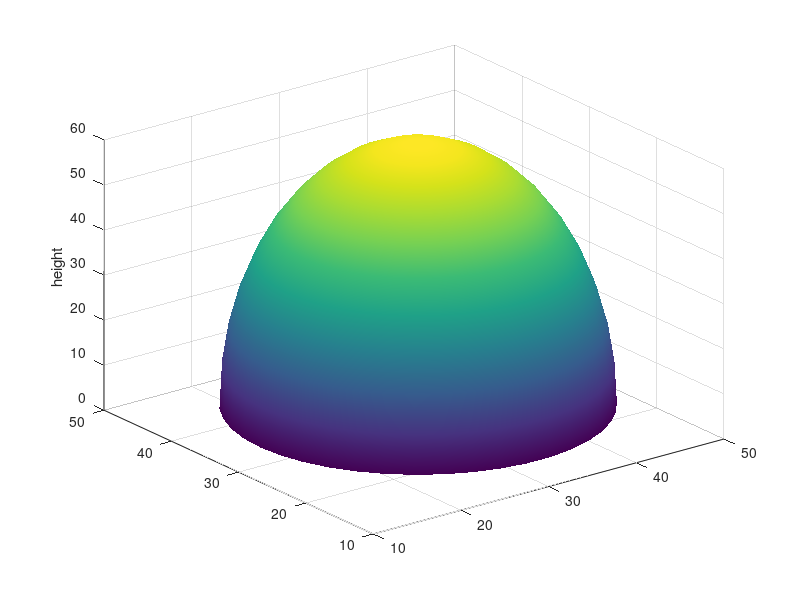

Write the MATLAB code that produced this figure.
% equations for ellipsoid.
%
clear all;
clear all;
close all;
close all;

 LV_X_RADIUS= 30;
 LV_Y_RADIUS= 30;
 LV_Z_RADIUS= 70;
 LV_THICKNESS= 12;

 RV_X_RADIUS= 30;
 RV_Y_RADIUS= 51;
 RV_Z_RADIUS= 60;
 RV_THICKNESS= 6;

 MARGIN=2.0;

	LV_x_c = MARGIN + LV_X_RADIUS;
	LV_y_c = MARGIN + LV_Y_RADIUS;
	LV_z_c = MARGIN;


fractionforOrder=1.0;

a = LV_X_RADIUS-fractionforOrder*LV_THICKNESS;  b = LV_Y_RADIUS-fractionforOrder*LV_THICKNESS; c = LV_Z_RADIUS-fractionforOrder*LV_THICKNESS;

t = linspace(0,pi,22);
p = linspace(0,pi,22);
[T,P] = meshgrid(t,p);

% x = a*cos(T).*cos(P);
% y = b*cos(T).*sin(P);
% z = c*sin(T);

x = a * cos(P).*cos(T) + LV_x_c; y = b * cos(P).*sin(T) + LV_y_c; z  = c*sin(P) + LV_z_c;	
figure,surf(x,y,z);
shading interp;
zlabel("height");
